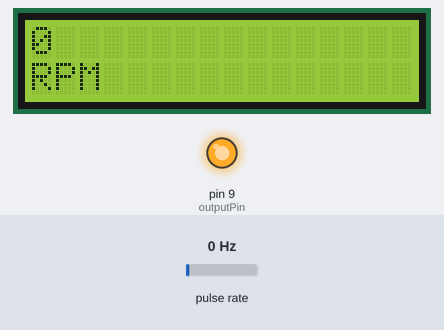
Simulated run of this sketch. Board: Arduino Uno, built with avr-gcc and run on an emulated ATmega328P. On the bench: 16×2 character LCD, output pins drawn as LEDs (lit = HIGH). Wiring (inferred from the names in the program): pulse sensor: data pin 2. The test bench sets the inputs (shaded band); at power-on: pulse rate 0 Hz. What the sketch prints to the serial monitor is not drawn.

Above: at 1.2 s.
1.3 s: pulse rate (sensor on pin 2) set to 50 Hz
At 3.93 s:
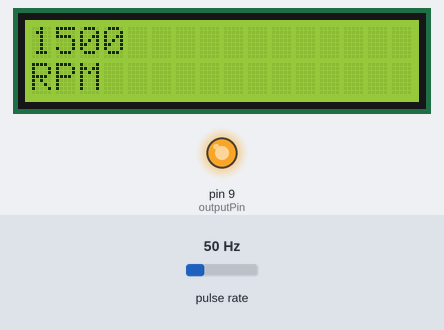
4.3 s: pulse rate (sensor on pin 2) set to 100 Hz
At 6.7 s:
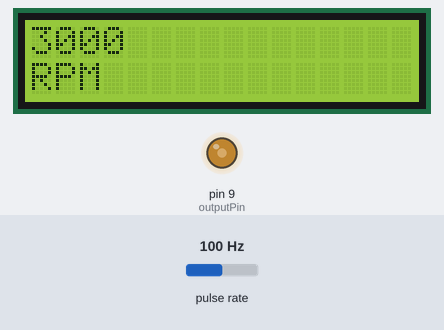
7.0 s: pulse rate (sensor on pin 2) set to 150 Hz
At 9.6 s:
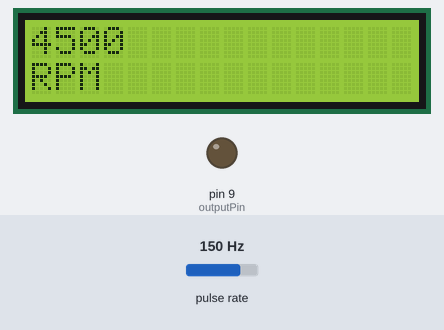
Timing chart, 0 to 11.1 s (numbered marks = the images above; inputs shaded):
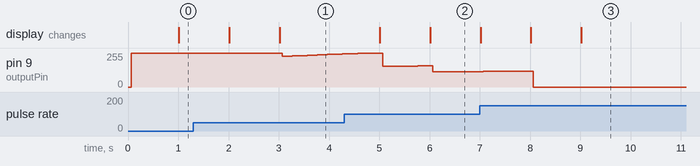

The sketch:

_23_arduSerie_ArduTachoMeterV2_VII.ino
```cpp
// (licence header left out)
/******************************************************************
   PID Simple Example (Augmented with Processing.org Communication)
   Version 0.3
   by Brett Beauregard
   License: Creative-Commons Attribution Share-Alike
   April 2011
 ******************************************************************/

/********************************************
   Functions for pid configuration
 ********************************************/

#include <PID_v1.h>
//Define Variables we'll be connecting to
double Setpoint, Input, Output;
int inputPin = 0, outputPin = 9;
int val = 0;
//Specify the links and initial tuning parameters
PID myPID(&Input, &Output, &Setpoint, .10, .01, .00, DIRECT);

/********************************************
   Functions for 16x2 IIC LCD configuration
 ********************************************/
#include <Wire.h>
#include <LiquidCrystal_I2C.h>
LiquidCrystal_I2C lcd(0x27, 5, 4); // set the LCD address to 0x27 for a 16 chars and 2 line display


/********************************************
   This will help us know when to talk with
   processing
 ********************************************/
unsigned long serialTime;
int encoder_pin = 2;                    // pulse output from the module
unsigned int rpm;                       // rpm reading
volatile byte pulses;                   // number of pulses
unsigned long timeold;
// number of pulses per revolution
// based on your encoder disc
unsigned int pulsesperturn = 2;

/********************************************
   Interruption Routine
 ********************************************/
void counter()
{
  //Update count
  pulses++;
}

void setup()
{
  //initialize the serial link with processing
  Serial.begin(9600);

  lcd.init();                      // initialize the lcd
  //lcd.init();
  // Print a message to the LCD.
  lcd.backlight();
  //lcd.setCursor(0,0);
  //lcd.print("Hello, world!!!!");
  //lcd.setCursor(0,1);
  //lcd.print("RPM");

  pinMode(encoder_pin, INPUT);
  //Interrupt 0 is digital pin 2
  //Triggers on Falling Edge (change from HIGH to LOW)
  attachInterrupt(0, counter, FALLING);
  // Initialize
  pulses = 0;
  rpm = 0;
  timeold = 0;

  //initialize the variables we're linked to
  //Input = analogRead(inputPin);
  //Input = rpm;
  Setpoint = 3000;

  //turn the PID on
  myPID.SetMode(AUTOMATIC);
}

void loop()
{

  if (millis() - timeold >= 1000) {
    //Don't process interrupts during calculations
    detachInterrupt(0);
    rpm = (60 * 1000 / pulsesperturn ) / (millis() - timeold) * pulses;
    timeold = millis();
    pulses = 0;
    //Restart the interrupt processing
    attachInterrupt(0, counter, FALLING);
    lcd.clear();
    lcd.setCursor(0, 0);
    lcd.print(rpm, DEC);
    lcd.setCursor(0, 1);
    lcd.print("RPM");

  }

  Input = rpm;
  //pid-related code
  //Input = analogRead(inputPin);
  myPID.Compute();
  analogWrite(outputPin, Output);

  //send-receive with processing if it's time
  if (millis() > serialTime)
  {
    SerialReceive();
    SerialSend();
    serialTime += 500;
  }


}

/********************************************
   Serial Communication functions / helpers
 ********************************************/


union {                // This Data structure lets
  byte asBytes[24];    // us take the byte array
  float asFloat[6];    // sent from processing and
}                      // easily convert it to a
foo;                   // float array


// getting float values from processing into the arduino
// was no small task.  the way this program does it is
// as follows:
//  * a float takes up 4 bytes.  in processing, convert
//    the array of floats we want to send, into an array
//    of bytes.
//  * send the bytes to the arduino
//  * use a data structure known as a union to convert
//    the array of bytes back into an array of floats

//  the bytes coming from the arduino follow the following
//  format:
//  0: 0=Manual, 1=Auto, else = ? error ?
//  1: 0=Direct, 1=Reverse, else = ? error ?
//  2-5: float setpoint
//  6-9: float input
//  10-13: float output
//  14-17: float P_Param
//  18-21: float I_Param
//  22-245: float D_Param
void SerialReceive()
{

  // read the bytes sent from Processing
  int index = 0;
  byte Auto_Man = -1;
  byte Direct_Reverse = -1;
  while (Serial.available() && index < 26)
  {
    if (index == 0) Auto_Man = Serial.read();
    else if (index == 1) Direct_Reverse = Serial.read();
    else foo.asBytes[index - 2] = Serial.read();
    index++;
  }

  // if the information we got was in the correct format,
  // read it into the system
  if (index == 26  && (Auto_Man == 0 || Auto_Man == 1) && (Direct_Reverse == 0 || Direct_Reverse == 1))
  {
    Setpoint = double(foo.asFloat[0]);
    //Input=double(foo.asFloat[1]);       // * the user has the ability to send the
    //   value of "Input"  in most cases (as
    //   in this one) this is not needed.
    if (Auto_Man == 0)                    // * only change the output if we are in
    { //   manual mode.  otherwise we'll get an
      Output = double(foo.asFloat[2]);    //   output blip, then the controller will
    }                                     //   overwrite.

    double p, i, d;                       // * read in and set the controller tunings
    p = double(foo.asFloat[3]);           //
    i = double(foo.asFloat[4]);           //
    d = double(foo.asFloat[5]);           //
    myPID.SetTunings(p, i, d);            //

    if (Auto_Man == 0) myPID.SetMode(MANUAL); // * set the controller mode
    else myPID.SetMode(AUTOMATIC);             //

    if (Direct_Reverse == 0) myPID.SetControllerDirection(DIRECT); // * set the controller Direction
    else myPID.SetControllerDirection(REVERSE);          //
  }
  Serial.flush();                         // * clear any random data from the serial buffer
}

// unlike our tiny microprocessor, the processing ap
// has no problem converting strings into floats, so
// we can just send strings.  much easier than getting
// floats from processing to here no?
void SerialSend()
{
  Serial.print("PID ");
  Serial.print(Setpoint);
  Serial.print(" ");
  Serial.print(Input);
  Serial.print(" ");
  Serial.print(Output);
  Serial.print(" ");
  Serial.print(myPID.GetKp());
  Serial.print(" ");
  Serial.print(myPID.GetKi());
  Serial.print(" ");
  Serial.print(myPID.GetKd());
  Serial.print(" ");
  if (myPID.GetMode() == AUTOMATIC) Serial.print("Automatic");
  else Serial.print("Manual");
  Serial.print(" ");
  if (myPID.GetDirection() == DIRECT) Serial.println("Direct");
  else Serial.println("Reverse");
}
```

Measured:
- after the input at 1.3 s, pin 9 (outputPin): 255/255 → 230/255 after 1.8 s, → 232/255 0.10 s later, → 233/255 0.10 s later, → 235/255 0.10 s later, … (13 changes in this stretch); the display: first changes after 0.72 s (image 1 shows a later state)
- after the input at 4.3 s, the display: first changes after 0.71 s (image 2 shows a later state)
